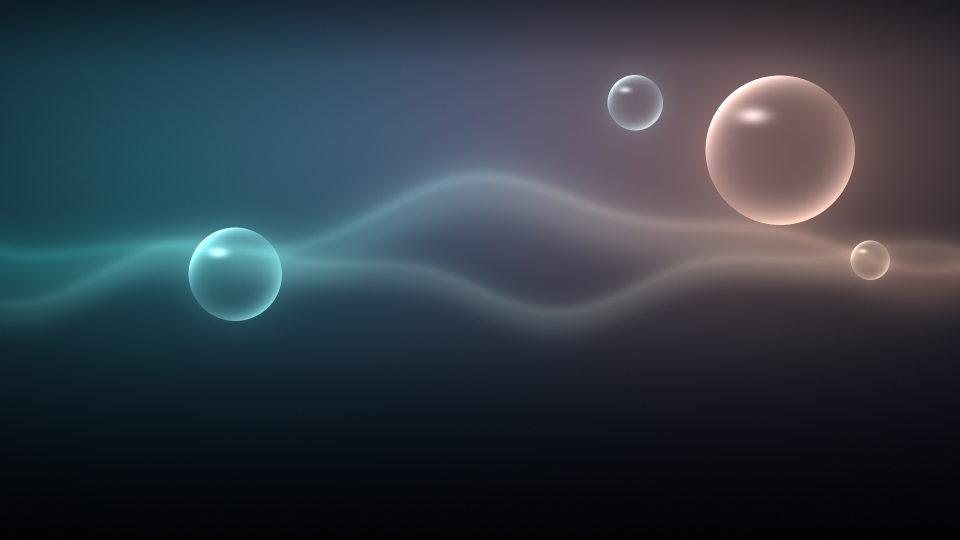
#> input picture glasshome/app/src/main/assets/wallpapers/morning.jpg, 1920 x 1080 px, found by its file name (shown at 1/2 size)
$ python validate.py
#> lines starting #> are read from the running program, lines starting #| are printed output that depends on the picture
#!/usr/bin/env python3
"""Offline checks for this repo: the theme, the wallpapers and the debloat list.

    python3 scripts/validate.py --upstream ~/Documents/scaler/Project/cleanyourtv
    python3 scripts/validate.py --upstream <clone> --packages r2_all.txt     # also compare with the TV's package dump

No TV is needed. What it cannot tell you (smoothness on the real GPU, how the screen looks on the panel, what the
remote's mic sends) is covered by docs/TEST_PLAN.md. Exit status is 1 when any check fails.

--upstream is optional but recommended: the theme keys are checked against the launcher's own documented keys.
The wallpaper checks need numpy and Pillow and are skipped, with a note, when they are missing.
"""
import argparse
import json
import os
import re
import sys

HERE = os.path.dirname(os.path.abspath(__file__))
ROOT = os.path.normpath(os.path.join(HERE, ".."))
THEME = os.path.join(ROOT, "themes", "bhamley-glass")
LIST = os.path.join(ROOT, "device", "nokia-atv-r2", "debloat.txt")
TVJSON = os.path.join(ROOT, "device", "nokia-atv-r2", "tv.json")

# Packages that must never be in the list: the remote and key middleware, the firmware updater, the
# Assistant and Chromecast the owner kept, and the streaming apps in use.
PROTECTED = [
    "com.apps.virtualkey", "com.apps.smartkey", "com.apps.fivekey", "com.apps.bluetoothremote",
    "com.apps.sys", "com.apps.puresound", "com.apps.function.audiolink", "com.apps.ota", "com.apps.authota",
    "com.google.android.sss.authbridge", "com.google.android.tv.remote.service",
    "com.google.android.katniss", "com.google.android.apps.mediashell",
    "com.netflix.ninja", "com.amazon.amazonvideo.livingroom", "in.startv.hotstar",
    "com.apple.atve.androidtv.appletv", "com.google.android.youtube.tv",
    "com.realtek.keyinterceptserver", "com.realtek.tv.passthrough", "com.android.tv",
]
STOCK_LAUNCHER = "com.google.android.tvlauncher"
RANGES = {  # key: (low, high), from the launcher's themes/README.md
    "columns": (1, 8), "dock_opacity": (30, 100), "wallpaper_dim": (0, 90),
    "wallpaper_rotation_minutes": (0, 1440), "home_idle_clock_minutes": (0, 1440),
}
PKG_RE = re.compile(r"^[A-Za-z][A-Za-z0-9_]*(\.[A-Za-z0-9_]+)+$")

results = []


def check(name, ok, detail=""):
    results.append((name, ok, detail))
    print("  [%s] %s%s" % ("PASS" if ok else "FAIL", name, ("  " + detail) if detail else ""))
    return ok


def note(text):
    print("  [note] " + text)


def active_entries(path):
    out = []
    with open(path, encoding="utf-8") as fh:
        for line in fh:
            s = line.split("#", 1)[0].strip()
            if s:
                out.append(s)
    return out


def documented_keys(upstream):
    path = os.path.join(upstream, "themes", "README.md")
    keys = set()
    with open(path, encoding="utf-8") as fh:
        for line in fh:
            m = re.match(r"^\| `([a-z0-9_]+)` \|", line)
            if m:
                keys.add(m.group(1))
    return keys


def lum(rgb):
    """WCAG relative luminance of an sRGB array (..., 3) with values 0..255."""
    import numpy as np
    c = rgb.astype("float64") / 255.0
    lin = np.where(c <= 0.03928, c / 12.92, ((c + 0.055) / 1.055) ** 2.4)
    return 0.2126 * lin[..., 0] + 0.7152 * lin[..., 1] + 0.0722 * lin[..., 2]


def test_theme(upstream):
    print("\nTheme: themes/bhamley-glass/config.json")
    try:
        with open(os.path.join(THEME, "config.json"), encoding="utf-8") as fh:
            cfg = json.load(fh)
    except Exception as exc:  # noqa: BLE001
        check("config.json is valid JSON", False, str(exc))
        return
    check("config.json is valid JSON", True, "%d keys" % len(cfg))

    if upstream:
        known = documented_keys(upstream)
        unknown = sorted(k for k in cfg if k not in known)
        check("every key is documented by the launcher", not unknown,
              ("unknown: " + ", ".join(unknown)) if unknown else "%d of %d documented keys used" % (len(cfg), len(known)))
    else:
        note("--upstream not given: key names were not checked against the launcher")

    bad = [k for k, (lo, hi) in RANGES.items() if k in cfg and not (lo <= cfg[k] <= hi)]
    check("numeric values are inside the documented ranges", not bad, ", ".join(bad))

    apps = cfg.get("dock_apps", [])
    badpkg = [p for p in apps if not PKG_RE.match(p)]
    check("dock_apps are well-formed package names", bool(apps) and not badpkg, "%d apps" % len(apps))

    missing = []
    for group in cfg.get("wallpaper_moods", {}).values():
        for name in group:
            if not os.path.exists(os.path.join(THEME, "wallpapers", name)):
                missing.append(name)
    check("every wallpaper named in wallpaper_moods exists", not missing, ", ".join(missing))
    check("morning, evening and night are all defined",
          set(cfg.get("wallpaper_moods", {})) >= {"morning", "evening", "night"})
    check("motion is on (liquid look) and can be dialled back", cfg.get("focus_overshoot") is True
          and cfg.get("advanced_effects") is True and cfg.get("reduced_motion") is False,
          "fallbacks: focus_overshoot=false, then reduced_motion=true")


def test_wallpapers():
    print("\nWallpapers: themes/bhamley-glass/wallpapers")
    try:
        import numpy as np
        from PIL import Image
    except ImportError:
        note("numpy or Pillow missing: wallpaper checks skipped (pip install numpy pillow)")
        return
    for name in ("morning", "evening", "night"):
        path = os.path.join(THEME, "wallpapers", name + ".jpg")
        if not os.path.exists(path):
            check(name + ": file exists", False)
            continue
        img = Image.open(path)
#> img is the input picture: PIL image 1920x1080 RGB; mean R, G, B 49.2, 58.8, 68.4
        check(name + ": 1920x1080 JPEG", img.size == (1920, 1080) and img.format == "JPEG", "%dx%d" % img.size)
        kb = os.path.getsize(path) // 1024
        # the launcher project's theme recipe keeps every picture under 300 KB; the memory cost is the decoded
        # bitmap, about 8 MB either way
        check(name + ": file under 300 KB (theme recipe limit)", kb < 300,
              "%d KB (decodes to %.1f MB with wallpaper_true_color)" % (kb, 1920 * 1080 * 4 / 1048576.0))
        px = np.asarray(img.convert("RGB"))
        h = px.shape[0]
#> h = 1080
        top = lum(px[: int(h * 0.12)])
#> in lum, `c = rgb.astype("float64") / 255.0`:
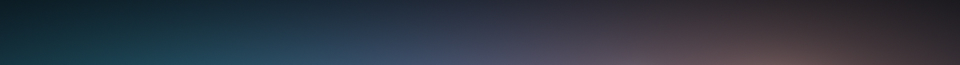
#> c: shape (129, 1920, 3) float64 (shown at 1/2 size); mean of channels 0, 1, 2 0.181, 0.211, 0.26; drawn as R, G, B
#> in lum, `lin = np.where(c <= 0.03928, c / 12.92, ((c + 0.055) / 1.055) ** 2.4)`:
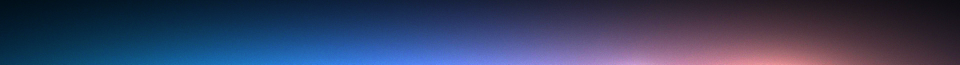
#> lin: shape (129, 1920, 3) float64 (shown at 1/2 size); mean of channels 0, 1, 2 0.0331, 0.0389, 0.0585; drawn with min black and max white
#> in lum, `return 0.2126 * lin[..., 0] + 0.7152 * lin[..., 1] + 0.0722 * lin[...,..`:
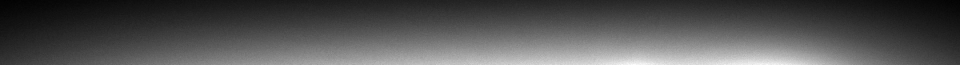
#> returned value: shape (129, 1920) float64 (shown at 1/2 size); min 0.00912, max 0.102, mean 0.0391; drawn with min black and max white
        bottom = lum(px[int(h * 0.60):])
#> in lum (call 2), `c = rgb.astype("float64") / 255.0`:
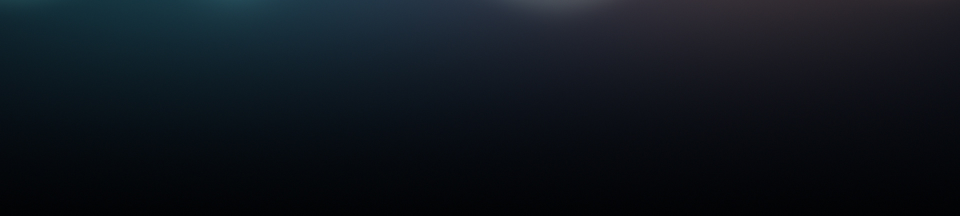
#> c: shape (432, 1920, 3) float64 (shown at 1/2 size); mean of channels 0, 1, 2 0.0568, 0.0809, 0.109; drawn as R, G, B
#> in lum (call 2), `lin = np.where(c <= 0.03928, c / 12.92, ((c + 0.055) / 1.055) ** 2.4)`:
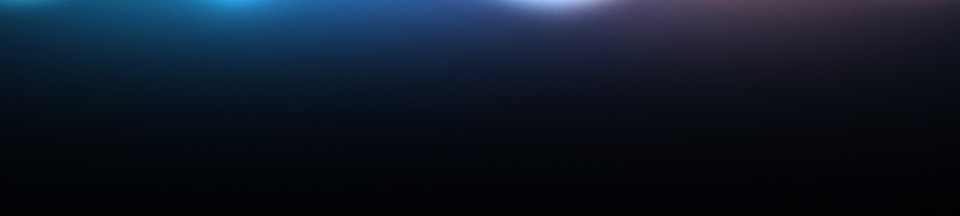
#> lin: shape (432, 1920, 3) float64 (shown at 1/2 size); mean of channels 0, 1, 2 0.00581, 0.0095, 0.015; drawn with min black and max white
#> in lum (call 2), `return 0.2126 * lin[..., 0] + 0.7152 * lin[..., 1] + 0.0722 * lin[...,..`:
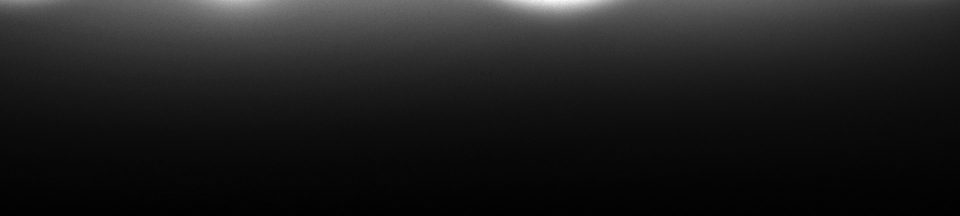
#> returned value: shape (432, 1920) float64 (shown at 1/2 size); min 4.38e-05, max 0.0769, mean 0.00911; drawn with min black and max white
        # white text on the brightest 0.5% of each band
        c_top = 1.05 / (np.percentile(top, 99.5) + 0.05)
#> c_top = 7.48
        c_bot = 1.05 / (np.percentile(bottom, 99.5) + 0.05)
#> c_bot = 10.86
        check(name + ": white text readable in the top band (clock, Wi-Fi, Settings)", c_top >= 4.5, "contrast %.1f:1" % c_top)
#|   [PASS] morning: white text readable in the top band (clock, Wi-Fi, Settings)  contrast 7.5:1
#|   [PASS] morning: white text readable over the dock and tiles  contrast 10.9:1
        check(name + ": white text readable over the dock and tiles", c_bot >= 7.0, "contrast %.1f:1" % c_bot)
        # banding: after JPEG, long runs of one value in dark areas mean visible steps
        luma = (0.299 * px[..., 0] + 0.587 * px[..., 1] + 0.114 * px[..., 2]).astype("uint8")
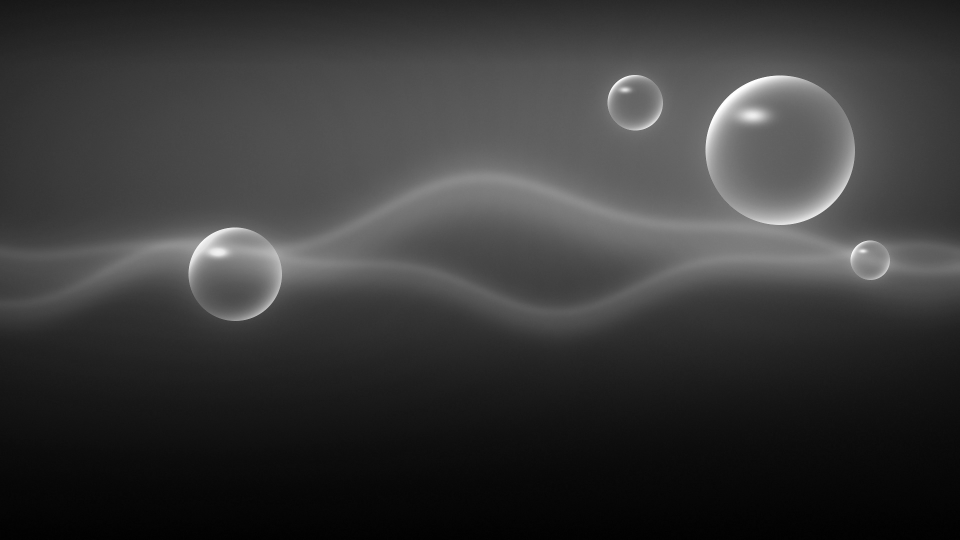
#> luma: shape (1080, 1920) (shown at 1/2 size); min 0, max 255, mean 56.5
        runs = []
        for y in range(int(h * 0.60), h - 4, 20):
            row = luma[y]
            edges = np.flatnonzero(np.diff(row) != 0)
            lengths = np.diff(np.concatenate(([-1], edges, [len(row) - 1])))
            starts = np.concatenate(([0], edges + 1))[: len(lengths)]
            dark = row[starts] < 40
            runs.extend(lengths[dark].tolist())
#> after the loop, runs = 16710 values, max 28 at index 5774, min 1 at index 0, mean 2.23
        p95 = float(np.percentile(runs, 95)) if runs else 0.0
#> p95 = 6
        check(name + ": no banding in the dark gradient", p95 <= 8, "95th percentile run %.0f px" % p95)
        mean = float(luma.mean())
#> mean = 56.5
        check(name + ": dark enough overall for a TV in a lit room", 15 <= mean <= 90, "mean luma %.0f/255" % mean)
#> pass 2 of the loop in test_wallpapers, `for name in ("morning", "evening", "night"):`:
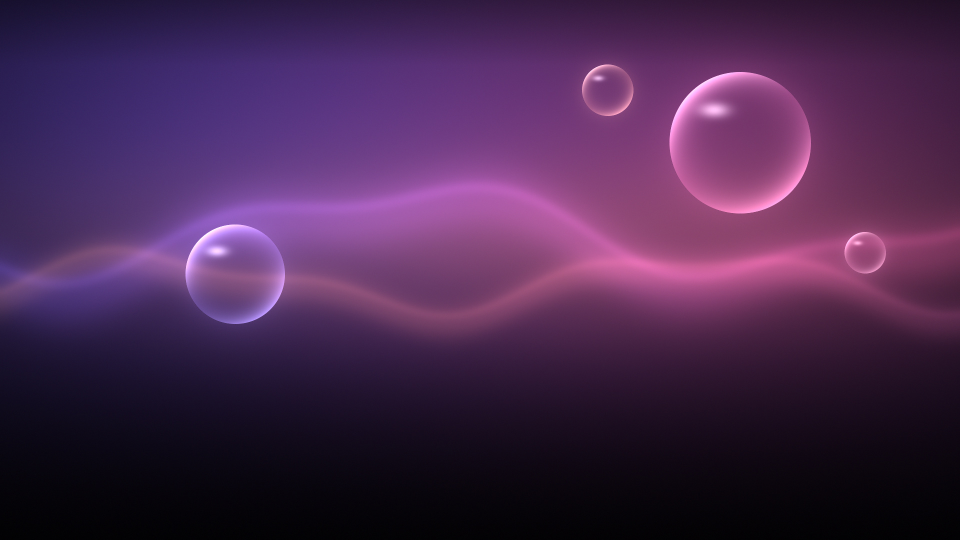
#> input picture glasshome/app/src/main/assets/wallpapers/evening.jpg, 1920 x 1080 px, found by its file name (shown at 1/2 size)
#> in test_wallpapers, img is the input picture: PIL image 1920x1080 RGB; mean R, G, B 72.4, 39.5, 79.7
#> c: shape (129, 1920, 3) float64
#> lin: shape (129, 1920, 3) float64
#> c: shape (432, 1920, 3) float64
#> lin: shape (432, 1920, 3) float64
#> in lum (call 4), `return 0.2126 * lin[..., 0] + 0.7152 * lin[..., 1] + 0.0722 * lin[...,..`:
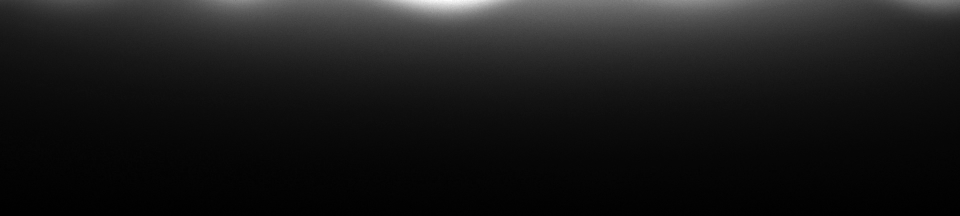
#> returned value: shape (432, 1920) float64 (shown at 1/2 size); min 0, max 0.084, mean 0.0083; drawn with min black and max white
#> c_top = 9.57
#> c_bot = 10.52
#|   [PASS] evening: white text readable in the top band (clock, Wi-Fi, Settings)  contrast 9.6:1
#|   [PASS] evening: white text readable over the dock and tiles  contrast 10.5:1
#> in test_wallpapers, `luma = (0.299 * px[..., 0] + 0.587 * px[..., 1] + 0.114 * px[..., 2])...`:
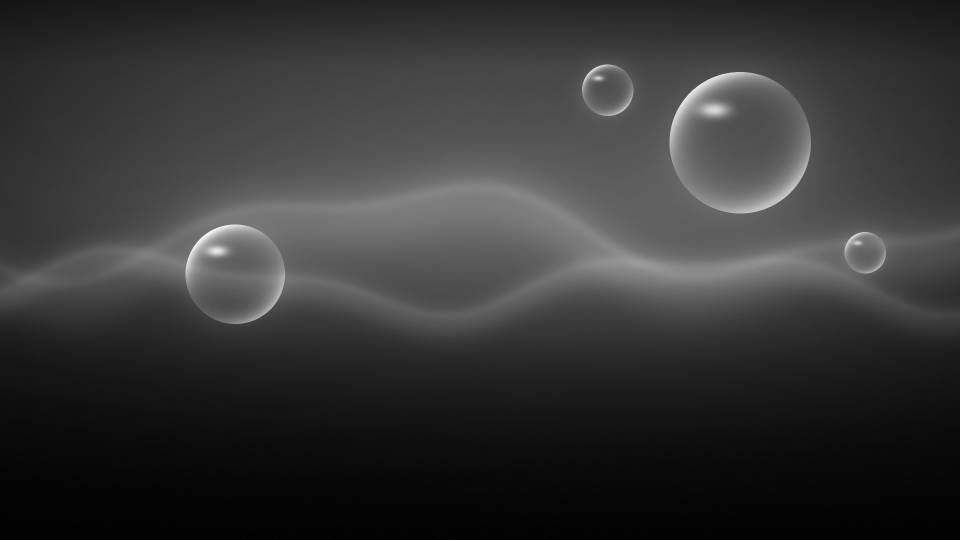
#> luma: shape (1080, 1920) (shown at 1/2 size); min 0, max 254, mean 53.4
#> after the loop in test_wallpapers, `for y in range(int(h * 0.60), h - 4, 20):`: runs = 16325 values, max 26 at index 703, min 1 at index 0, mean 2.25
#> mean = 53.44
#> pass 3 of the loop in test_wallpapers, `for name in ("morning", "evening", "night"):`:
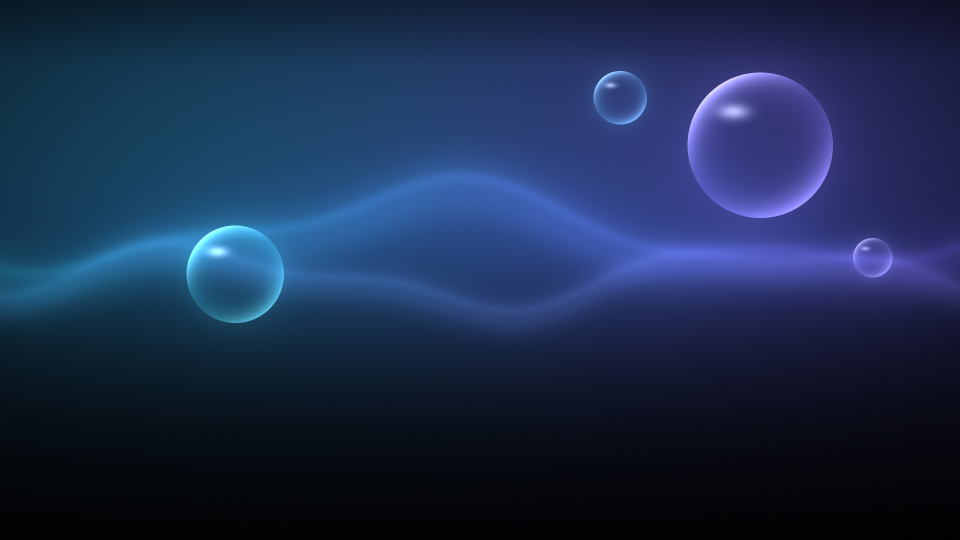
#> input picture glasshome/app/src/main/assets/wallpapers/night.jpg, 1920 x 1080 px, found by its file name (shown at 1/2 size)
#> in test_wallpapers, img is the input picture: PIL image 1920x1080 RGB; mean R, G, B 27.1, 44.6, 78.6
#> c: shape (129, 1920, 3) float64
#> lin: shape (129, 1920, 3) float64
#> c: shape (432, 1920, 3) float64
#> lin: shape (432, 1920, 3) float64
#> in lum (call 6), `return 0.2126 * lin[..., 0] + 0.7152 * lin[..., 1] + 0.0722 * lin[...,..`:
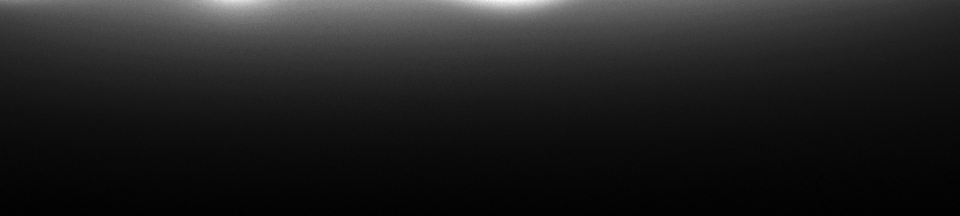
#> returned value: shape (432, 1920) float64 (shown at 1/2 size); min 0, max 0.0517, mean 0.00656; drawn with min black and max white
#> c_top = 11.29
#> c_bot = 12.47
#|   [PASS] night: white text readable in the top band (clock, Wi-Fi, Settings)  contrast 11.3:1
#|   [PASS] night: white text readable over the dock and tiles  contrast 12.5:1
#> in test_wallpapers, `luma = (0.299 * px[..., 0] + 0.587 * px[..., 1] + 0.114 * px[..., 2])...`:
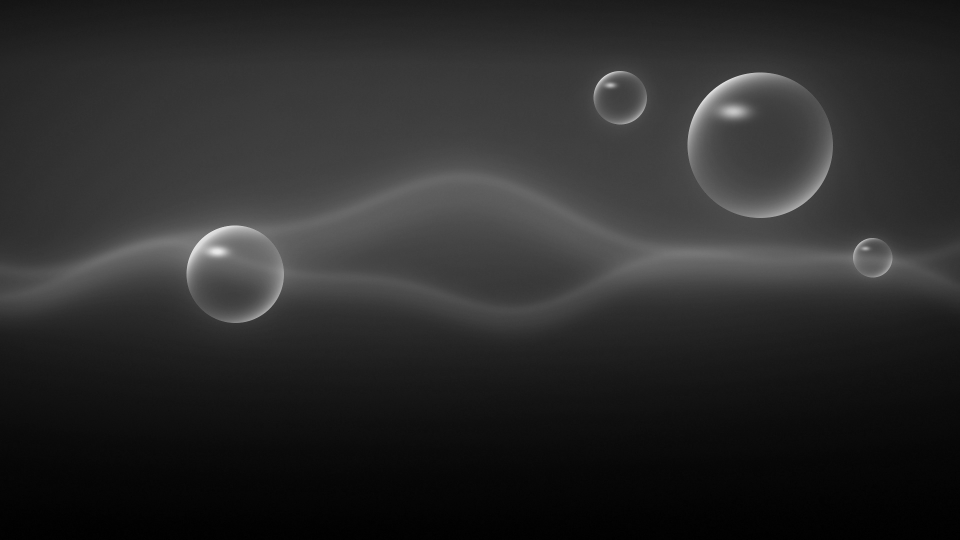
#> luma: shape (1080, 1920) (shown at 1/2 size); min 0, max 235, mean 42.8
#> after the loop in test_wallpapers, `for y in range(int(h * 0.60), h - 4, 20):`: runs = 18192 values, max 22 at index 12405, min 1 at index 1, mean 2.22
#> mean = 42.76


def test_list(packages):
    print("\nDebloat list: device/nokia-atv-r2/debloat.txt")
    entries = active_entries(LIST)
    check("list parses", bool(entries), "%d active entries" % len(entries))
    dupes = sorted({e for e in entries if entries.count(e) > 1})
    check("no duplicate entries", not dupes, ", ".join(dupes))
    malformed = [e for e in entries if not PKG_RE.match(e)]
    check("every entry is a package name", not malformed, ", ".join(malformed))
    hit = sorted(set(entries) & set(PROTECTED))
    check("none of the %d protected packages are listed" % len(PROTECTED), not hit, ", ".join(hit))
    check("the stock launcher is the last entry (disabled only after the new one is in)",
          entries[-1:] == [STOCK_LAUNCHER], entries[-1] if entries else "")
    with open(LIST, encoding="utf-8") as fh:
        text = fh.read()
    check("header carries the apply and undo commands",
          "tools/disable.sh examples/nokia-atv-r2/debloat.txt" in text
          and "tools/restore.sh examples/nokia-atv-r2/debloat.txt" in text)
    try:
        with open(TVJSON, encoding="utf-8") as fh:
            meta = json.load(fh)
        check("tv.json has tv, os, brand and notes", all(meta.get(k) for k in ("tv", "os", "brand", "notes")))
    except Exception as exc:  # noqa: BLE001
        check("tv.json has tv, os, brand and notes", False, str(exc))

    if packages:
        with open(packages, encoding="utf-8") as fh:
            have = {ln.strip().replace("package:", "") for ln in fh if ln.strip()}
        absent = [e for e in entries if e not in have]
        check("every entry exists on the TV (from %s)" % os.path.basename(packages), not absent,
              ("missing: " + ", ".join(absent)) if absent else "%d of %d packages present" % (len(entries), len(entries)))
        gone = [p for p in PROTECTED if p not in have]
        note("protected packages not on this TV (fine, just not applicable): " + (", ".join(gone) or "none"))
    else:
        note("--packages not given: entries were not compared with the TV's package dump")


def main():
    ap = argparse.ArgumentParser(description=__doc__, formatter_class=argparse.RawDescriptionHelpFormatter)
    ap.add_argument("--upstream", help="path to a clone of Gathin23/cleanyourtv")
    ap.add_argument("--packages", help="file with `adb shell pm list packages` output")
    args = ap.parse_args()
    upstream = os.path.expanduser(args.upstream) if args.upstream else None
    if upstream and not os.path.isfile(os.path.join(upstream, "themes", "README.md")):
        print("--upstream does not look like a cleanyourtv clone: " + upstream, file=sys.stderr)
        return 2

    test_theme(upstream)
    test_wallpapers()
    test_list(os.path.expanduser(args.packages) if args.packages else None)

    failed = [r for r in results if not r[1]]
    print("\n%d checks, %d passed, %d failed" % (len(results), len(results) - len(failed), len(failed)))
    return 1 if failed else 0


if __name__ == "__main__":
#> (the run stopped early here; a loop or call above may not have finished)
